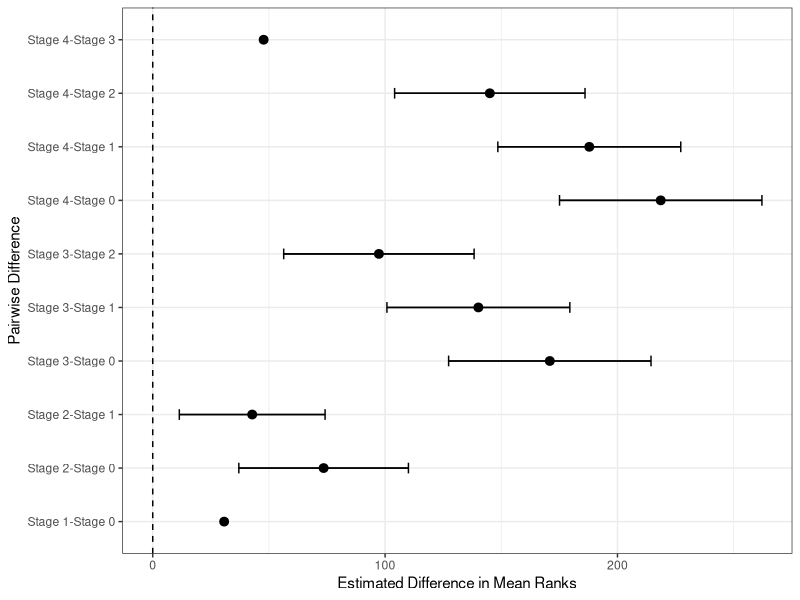

This chart was generated by the following R code:
################################################################################
################################################################################
###################### R Code: A Case for Nonparametrics #######################
######################         Kruskal-Wallis            #######################
################################################################################
################################################################################

### Important packages
library(tidyverse)     # Data Tools
library(xtable)        # Create latex tables
library(rstatix)       # Dunn's test

### Load the data
### Tip: Use the "read_csv()" function from tidyverse
mfap4.df <- read_csv("mfap4.csv")

### Rename variables
mfap4.df <- mfap4.df %>%
  rename(PID=`Patient ID`,
         YOB=`Year of Birth`,
         DOS=`Date of sampling`,
         Fibrosis.Stage=`Fibrosis Stage`,
         HCV=`HCV Genotype`,
         MFAP4=`MFAP4 U/mL`)

### Recode the fibrosis variable for more informative labels
### Force R to read it as a factor
mfap4.df <- mfap4.df %>% 
  mutate(Fibrosis.Stage =  case_when(Fibrosis.Stage == 0 ~ "Stage 0",
                                     Fibrosis.Stage == 1 ~ "Stage 1",
                                     Fibrosis.Stage == 2 ~ "Stage 2",
                                     Fibrosis.Stage == 3 ~ "Stage 3",
                                     TRUE ~ "Stage 4")) %>% 
  mutate(Fibrosis.Stage = as.factor(Fibrosis.Stage))

### Kruskal-Wallis test
kruskal.test(MFAP4 ~ Fibrosis.Stage, data = mfap4.df)

### Dunn's test
### Multiple hypothesis tests 
### Benjamini-Hochberg adjustment 
dunn_test(MFAP4 ~ Fibrosis.Stage, data=mfap4.df, p.adjust.method = "BH")

### Kruskal-Wallis test statistic "by hand"
### Pairwise intervals
### Benjamini-Hochberg adjustment 
mfap4.df <- mfap4.df %>%
  mutate(r = rank(MFAP4))
overall.mean.rank <- mean(mfap4.df$r)
N <- nrow(mfap4.df)
(h.obs<-mfap4.df %>% group_by(Fibrosis.Stage) %>%
    dplyr::summarize(mean.rank = mean(r),
              n = n()) %>%
    dplyr::summarize(h = (h.obs<-(N-1)*sum(n*(mean.rank-overall.mean.rank)^2)/
                     sum((mfap4.df$r - overall.mean.rank)^2))) %>%
    as.numeric())
t<-5

n<-nrow(mfap4.df)
tab<-table(mfap4.df$r)
group.stat <- mfap4.df %>% group_by(Fibrosis.Stage) %>%
  dplyr::summarize(mean.rank = mean(r),
            n = n())

results <- dunn_test(MFAP4 ~ Fibrosis.Stage, data = mfap4.df, p.adjust.method = "BH")
alpha <- 0.05
m <- 10  
R <- length(which(results$p.adj < alpha)) 
bh.conf <- 1-R*(alpha/m)

results$estimate <- rep(NA, nrow(results))
results$lwr <- rep(NA, nrow(results))
results$upr <- rep(NA, nrow(results))
for(i in 1:nrow(results)){
  # Subset data
  dunn.dat <- mfap4.df %>%
    filter(Fibrosis.Stage %in% c(results$group1[i],results$group2[i])) %>%
    droplevels()
  # Run Confidence Interval
  group.stat <- dunn.dat %>% group_by(Fibrosis.Stage) %>%
    dplyr::summarize(mean.rank = mean(r),
              n = n())
  if(results$p.adj[i]<alpha){
    s <- sqrt((n*(n+1)/12 - sum((tab^3-tab)/(12*(n-1)))) * (1/group.stat$n[1] + 1/group.stat$n[2]))
    results$lwr[i] <- -((group.stat$mean.rank[1] - group.stat$mean.rank[2]) + qnorm(bh.conf)*s)
    results$upr[i] <- -((group.stat$mean.rank[1] - group.stat$mean.rank[2]) - qnorm(bh.conf)*s)
  }
  results$diff[i] <- paste(c(results$group2[i], results$group1[i]), collapse=":")
  results$estimate[i] <- -(group.stat$mean.rank[1] - group.stat$mean.rank[2])
}
results$diff <- gsub(':', '-', results$diff)
results

### Plotting the Benjamini-Hochberg adjusted pairwise intervals
ggplot(data = results, aes(x = diff, y = estimate))+
  geom_pointrange(aes(ymin = lwr, ymax = upr))+
  geom_errorbar(aes(ymin = lwr, ymax = upr), width = 0.2)+
  geom_hline(yintercept = 0, linetype ="dashed")+
  theme_bw()+
  xlab("Pairwise Difference")+
  ylab("Estimated Difference in Mean Ranks")+
  coord_flip()
